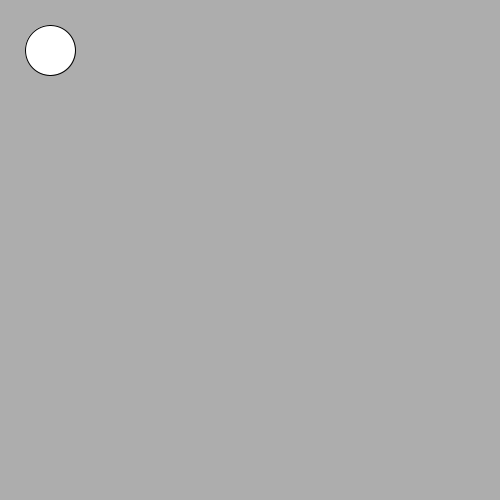
Frame 1 (no input)
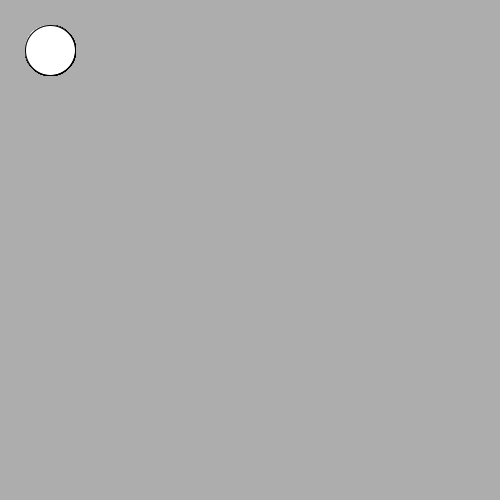
Frame 60 (the mouse pressed at the canvas centre just before this capture)
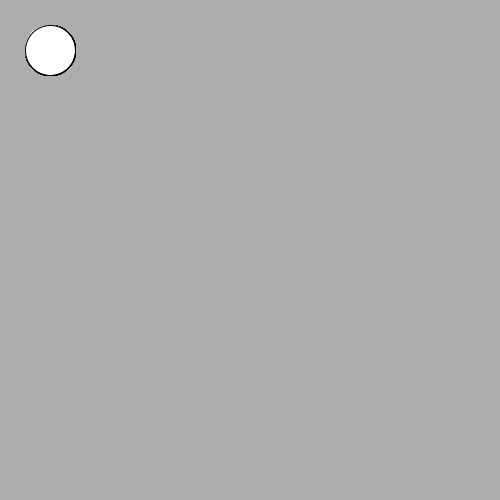
Frame 120 (the mouse held since frame 60 and released just before this capture)

The Processing sketch that drew these frames (run headless with seeded random() and noise(); from frame 60 on, the mouse is pressed at the canvas centre):

// Processing sketch: slippery_dot
// ── slippery_dot.pde
/*** When you are done, this program will draw an ellipse 
     that jumps to new location each time you click on it.
***/
 // 1. Create three integer variables to represent the x, y, and the size of the ellipse
       int x = 50;
       int y = 50;
       int w = 50;
       int h = 50;
    void setup() {
      // 2. Set the size of your sketch
    background(173,173,173);
    size(500,500);
    
  }
    
    void draw() {
    
      // 3. Set the background color of your sketch
      ellipse(x,y,w,h);
      // 4. Draw an ellipse using the variables created at the top of the sketch for the location and size of your ellipse. 
      //    Make sure it fits in the window. Change the variables if it does not.
    
    
    }
    
    /******** This method gets called automatically when you press the mouse ************/
    void mousePressed() {
      //5. Create an integer variable called distance
      background(173,173,173);
      //6. The getDistanceFromMouse() method below returns a number.
      //   Set the value of your distance variable to the value returned by the getDistance method
      int distance = getDistanceFromMouse(x,y);
      System.out.println(distance);
      //   You will need to pass the x and y location of your ellipse to this method.
        
          
      //7.  Use an if statement to check if your distance variable is < the radius of the ellipse
      //    If it is, make a new x AND y for the ellipse, for a new random location on the window
      //    Hint: Use code like this      x = (int) random(width);
      if (distance < 30){
        x = (int) random(width);
        y = (int) random(height);
       }
      
    }
    
    
    /********  This method gives you the number of pixels between the mouse and the x,y point ***********/
    int getDistanceFromMouse(int x, int y) {
      return (int)Math.sqrt(Math.pow((mouseX-x),2) + Math.pow((mouseY-y),2));
    }
